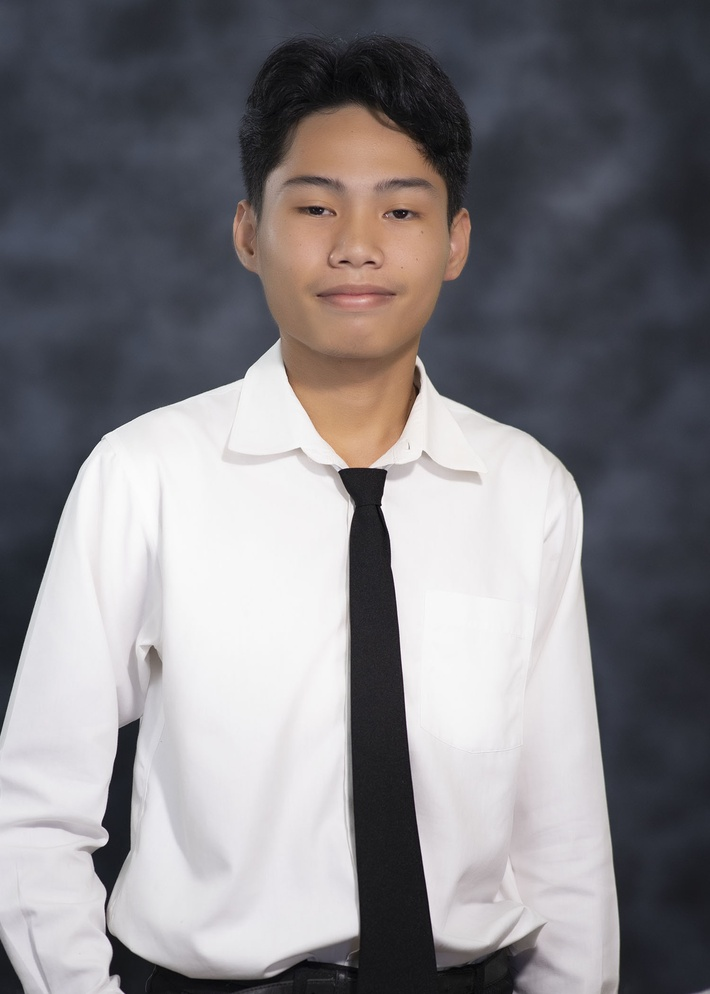
#> input picture data/5r.jpg, 710 x 994 px, shrunk from 1500 x 2100 before the run, found by its file name
$ python threshholding_img.py
#> lines starting #> are read from the running program, lines starting #| are printed output that depends on the picture; after the words box and inside, x2 and y2 are one past the last pixel; in counts of white or black regions, pixels touching at a corner belong together
import cv2 as cv
import os

img = cv.imread(os.path.join(".", "data", "5r.jpg"))
#> img is the input picture: shape (994, 710, 3); mean B, G, R 132.1, 128.4, 130.9

img = cv.cvtColor(img, cv.COLOR_BGR2GRAY)
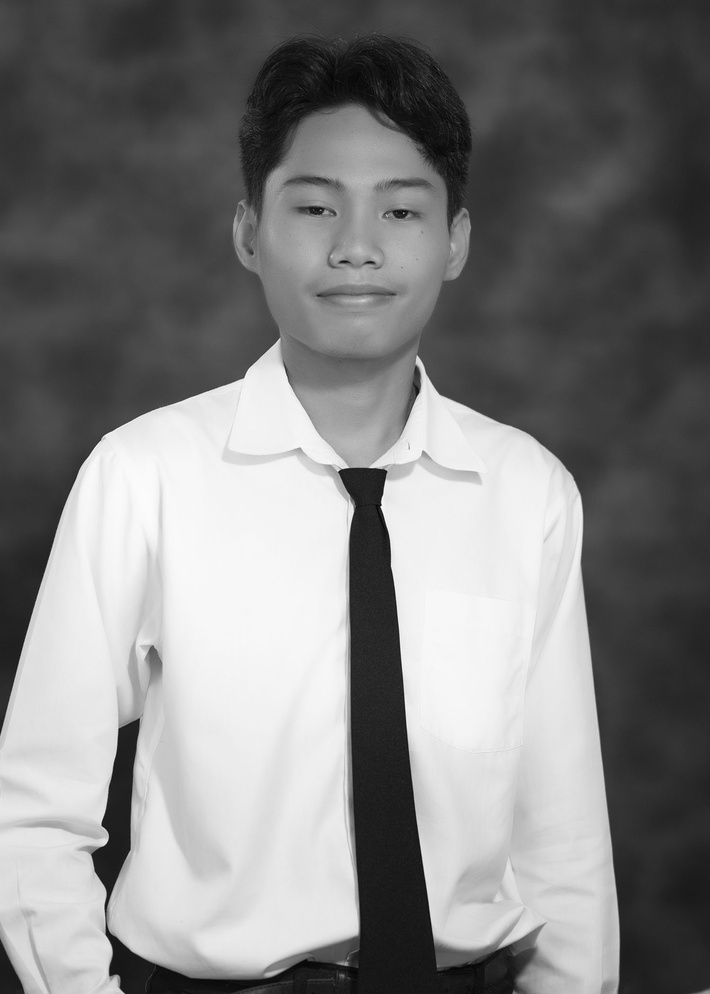
#> img: shape (994, 710); min 1, max 254, mean 129.5


#ret, thresh = cv.threshold(img, 80, 255, cv.THRESH_BINARY)
thresh = cv.adaptiveThreshold(img, 255, cv.ADAPTIVE_THRESH_GAUSSIAN_C, cv.THRESH_BINARY, 21, 30)
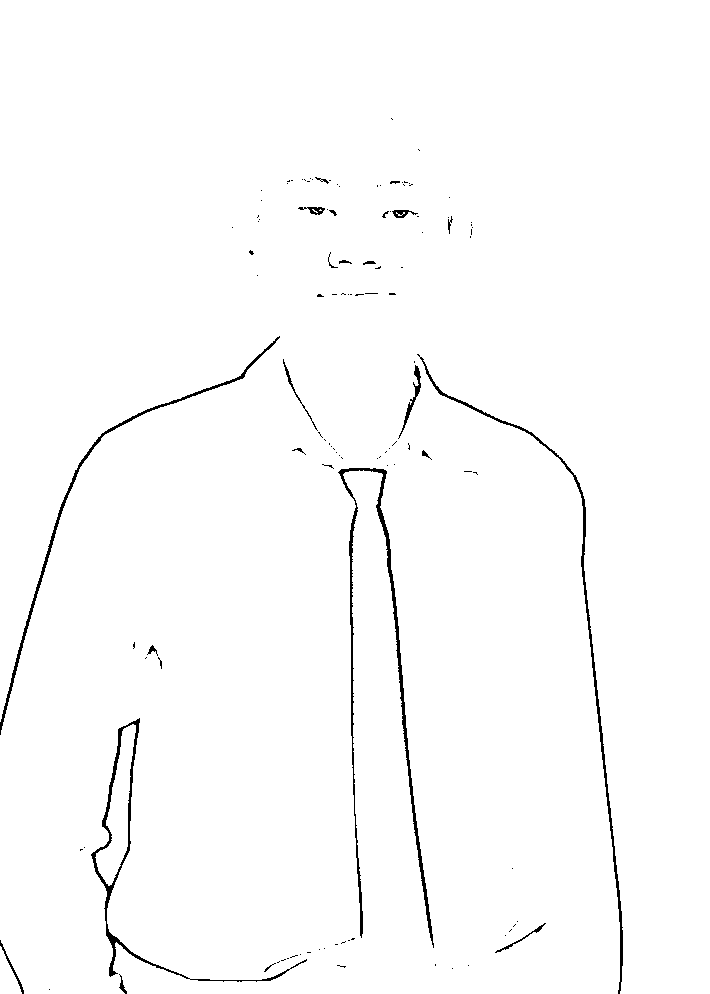
#> thresh: shape (994, 710); 98.6% white; 119 black regions (97 under 20 px), largest, box (x1, y1, x2, y2) and area: (338, 468, 434, 948) 2784, (417, 354, 623, 994) 1874, (91, 718, 307, 982) 1775

cv.imshow("pic", thresh)
cv.waitKey(0)
